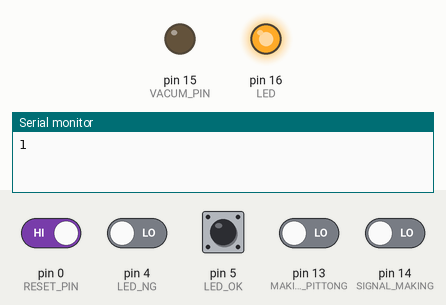
Bench run of a sketch on a simulated Arduino Uno, built for the host (arithmetic inside an expression is 32-bit, double 64-bit). Shown: output pins drawn as LEDs (lit = HIGH), the last lines printed to the serial monitor. The inputs (shaded band) are chosen by the test bench; at power-on: pin 0 (RESET_PIN) HIGH, pin 4 (LED_NG), pin 5 (LED_OK), pin 13 (MAKING_PITTONG), pin 14 (SIGNAL_MAKING) LOW. EEPROM starts erased.

Above: at 1.3 s.
1.4 s: pin 0 (RESET_PIN) driven LOW and pin 4 (LED_NG) driven HIGH
At 4.4 s:
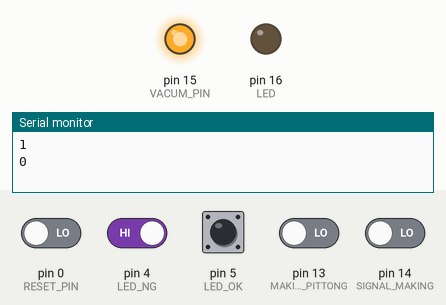
At 5.7 s:
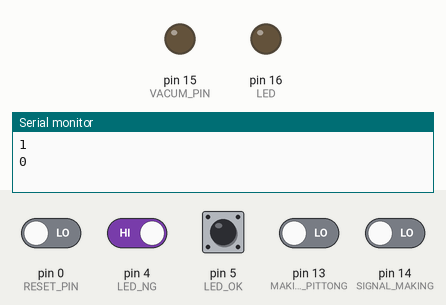
Timing chart, 0 to 7.2 s (numbered marks = the images above; inputs shaded):
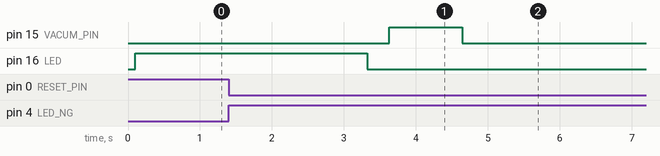

The sketch:

x818_ver3.ino
```cpp
#include <EEPROM.h>
// PB4 vacum STM32
// PA5 led ok
// PB5 led ng
// PB12 RESET
#define VACUM_PIN 15 // D8
#define RESET_PIN 0  // D3
#define LED_NG    4  // D2
#define LED_OK    5  // D1
#define LED 16
#define SIGNAL_MAKING 14  // D5
#define MAKING_PITTONG 13  // D7


#define VACUM_ON digitalWrite(VACUM_PIN, HIGH)
#define VACUM_OFF digitalWrite(VACUM_PIN, LOW)
#define STATUS_RESET digitalRead(RESET_PIN)
#define STATUS_LED_NG digitalRead(LED_NG)
#define STATUS_LED_OK digitalRead(LED_OK)
#define LED_ON digitalWrite(LED, HIGH)
#define LED_OFF digitalWrite(LED, LOW)
#define STATUS_SIGNAL_MAKING digitalRead(SIGNAL_MAKING)
#define STATUS_MAKING_PITTONG digitalRead(MAKING_PITTONG)
#define OFF 0
#define ON 1
#define ANDRESS 0


uint8_t count;
uint8_t triger;
uint8_t status_reset;
uint8_t status_led_ok;
uint8_t status_led_ng;
uint8_t status_led;
uint8_t status_making;
uint8_t status_pittong_making;
uint32_t timer ;

bool triger_reset;
uint16_t count_reset;
uint32_t timer_reset;
uint8_t press_reset;
uint8_t set_mode;


void setup() {
  // put your setup code here, to run once:
  Serial.begin(9600);
  pinMode(VACUM_PIN, OUTPUT);
  pinMode(RESET_PIN, INPUT_PULLUP);
  pinMode(LED_NG, INPUT);
  pinMode(LED_OK, INPUT);
  pinMode(LED, OUTPUT);
  pinMode(SIGNAL_MAKING, INPUT);
  pinMode(MAKING_PITTONG, INPUT);

  EEPROM.begin(10);

  VACUM_OFF;
  LED_OFF;

  triger_reset = EEPROM.read(ANDRESS);
  delay(100);
  digitalWrite(LED, triger_reset);

  Serial.println(triger_reset);

}

void loop() {
  // put your main code here, to run repeatedly:
  status_reset     = STATUS_RESET;
  status_led_ng    = STATUS_LED_NG;
  status_led_ok    = STATUS_LED_OK;
  status_making    = STATUS_SIGNAL_MAKING;
  status_pittong_making = STATUS_MAKING_PITTONG;
  //Serial.println(status_led_ok);

  if (status_led_ng == 1 && status_led_ok == 1) status_led = 0;

  if (set_mode == 0)
  {
    if (status_reset == 0)
    {
      if (millis() - timer_reset > 100)
      {
        count_reset ++;
        timer_reset = millis();
      }
      if (count_reset >= 20)
      {
        triger_reset = !triger_reset;
        EEPROM.write(ANDRESS, triger_reset);
        EEPROM.commit();
        Serial.println(triger_reset);
        digitalWrite(LED, triger_reset);
        set_mode = 1;
      }
    }
  }
  if (set_mode == 1)
  {
    if (status_reset == 1)
    {
      count_reset = 0;
      set_mode = 0;
    }
  }


  if (triger_reset == OFF)
  {
    if (triger == 0)
    {
      // khi an nut reset hoac tin hieu making
      if (status_reset == 0 && status_pittong_making == 0)
      {
        triger = 2;
        VACUM_OFF;
      }
      if (status_making == 1) triger = 5;
    }
  }


  if (triger == 5)
  {
    if (status_making == 0) triger = 6;
  }
  if (triger == 6)
  {
    if (status_making == 1)
    {
      triger = 4;
      VACUM_OFF;
    }
  }
  // su kien khi an nut reset va led ng sang
  if (triger == 1 || triger == 4 || triger == 2)
  {
    if (millis() - timer > 100)
    {
      count++;
      timer = millis();
    }
    // doi truoc khi mo van
    if (count <= 3) VACUM_OFF;
    else
    {
      // thoi gian bat van
      if (count > 13)
      {
        VACUM_OFF;
        triger = 3;
      }
      else VACUM_ON;
    }
  }


  // ket thuc va reset bien
  if (triger == 3)
  {
    if (status_reset == 1)
    {
      triger = 0;
      count = 0;
    }
  }
}
```

Measured:
- after the input at 1.4 s, pin 15 (VACUM_PIN): LOW → HIGH after 2.2 s, → LOW 1.0 s later; pin 16 (LED): HIGH → LOW after 1.9 s
